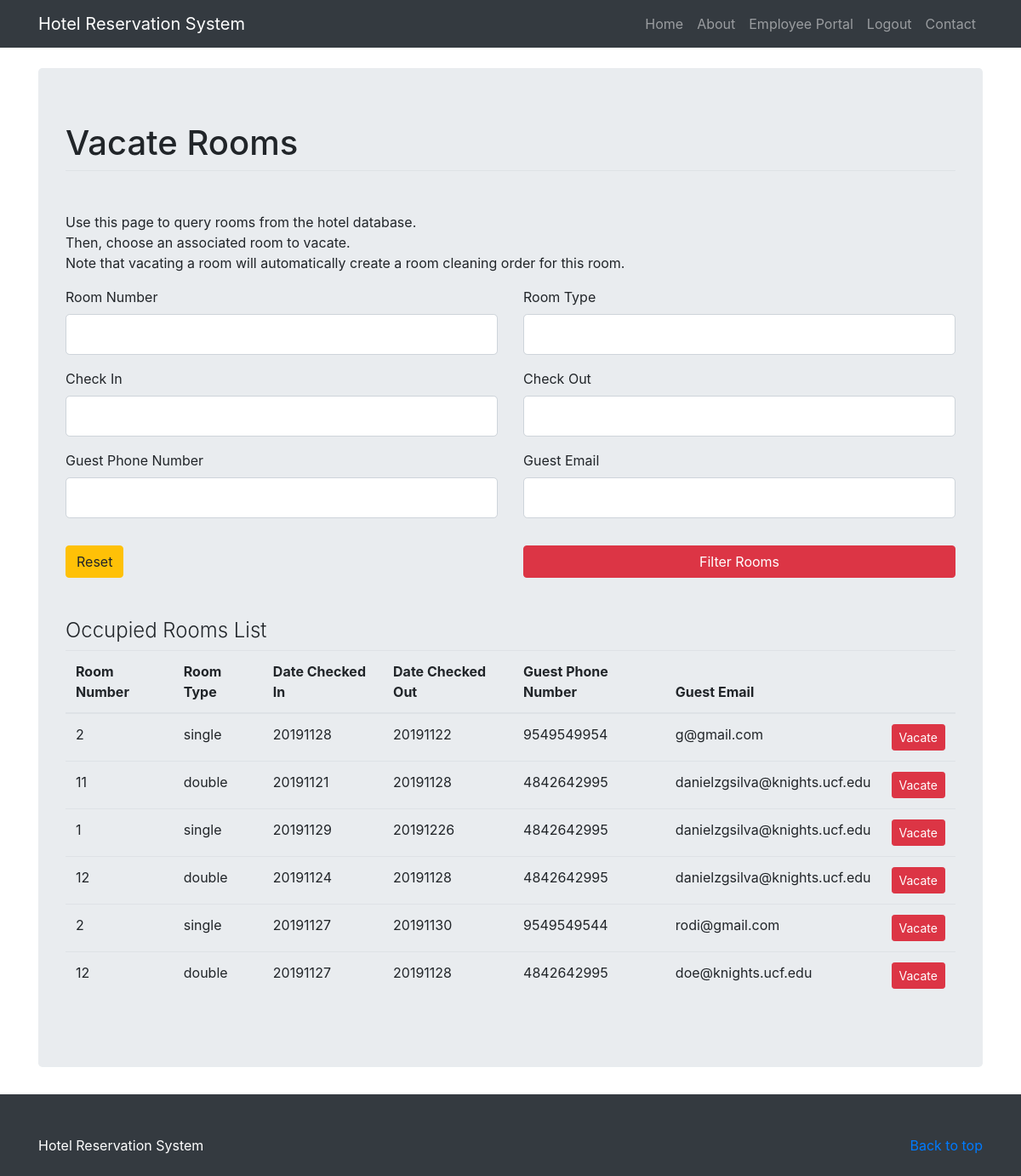
The page /vacate_room (signed in) on the database its author committed.
### hotel_system/models.py (models this page shows, shortened)
class Reservation(db.Model):
    id = db.Column(db.Integer, primary_key=True)
    first_name = db.Column(db.String(120), nullable=False)
    last_name = db.Column(db.String(120), nullable=False)
    email = db.Column(db.String(120), nullable=False)
    phone = db.Column(db.String(12), nullable = False)
    date_created = db.Column(db.DateTime, nullable = False, default = datetime.utcnow)
    credit_card = db.Column(db.String(20), nullable = False)
    check_in = db.Column(db.Integer, nullable=False)
    check_out = db.Column(db.Integer, nullable=False)
    tv = db.Column(db.Boolean, nullable = False, default = False)
    wifi = db.Column(db.Boolean, nullable = False, default = False)
    pool = db.Column(db.Boolean, nullable = False, default = False)
    room_type = db.Column(db.String(6), nullable = False)
    room_num = db.Column(db.Integer)

### hotel_system/routes.py (the view, shortened to what this page needs)
@app.route('/vacate_room', methods=['GET', 'POST'])
def vacate_room():
    if not check_for_admin(current_user.admin_flag):
        flash(f'You must be an admin to access this page!','danger')
        return redirect(url_for('employee_portal'))
    form = VacateRoomForm()
    reservations = Reservation.query.filter(Reservation.check_in <= get_int_date(date.today())).all()
    return render_template('vacate_room.html', title="Vacate Room", form=form, reservations=reservations)

### hotel_system/forms.py (shortened to what this page needs)
class VacateRoomForm(FlaskForm):
    room_num = IntegerField('Room Number', validators=[Optional()])
    room_type = StringField('Room Type')
    check_in = IntegerField('Check In', validators=[Optional()])
    check_out = IntegerField('Check Out', validators=[Optional()])
    phone = StringField('Guest Phone Number', validators=[Optional()])
    email = StringField('Guest Email', validators=[Email(), Optional()])
    submit = SubmitField('Filter Rooms')

### hotel_system/models.py (called while the page is built)
@login_manager.user_loader
def load_employee(employee_id):
    return Employee.query.get(int(employee_id))

### hotel_system/routes.py (called while the page is built)
def check_for_admin(admin_flag):
    if admin_flag == False:
        return False
    else:
        return True

### hotel_system/utils.py (called while the page is built)
def get_int_date(date):
    if isinstance(date, int):
        return date
    date = int(str(date).replace('-', ''))
    return date

### hotel_system/templates/vacate_room.html (shortened to what this page needs)
{% extends "layout.html" %}
{% block content %}
<body>
    <main role="main">
        <div class="container"><br>
             <div class="jumbotron center">
         		<form action="" method="POST">
         			<fieldset class="form-group">
                <legend class ="border-bottom mb-4"><h1>Vacate Rooms</h1></legend><br>
                    <p>Use this page to query rooms from the hotel database.<br>
                    Then, choose an associated room to vacate.
                    <br>Note that vacating a room will automatically create a room cleaning order for this room.</p>
                    <div class="row">
                        <div class="col-xs-6 sm-6 col-md-6 col-lg-6">
           				    <div class = "form-group">
           					{{ form.room_num.label(class="form-control-label") }}
           					{% if form.room_num.errors %}
           						{{ form.room_num(class="form-control form-control-lg is-invalid") }}
           						<div class="invalid-feedback">
           							{% for error in form.room_num.errors %}
           								<span>{{ error }}</span>
           							{% endfor %}
           						</div>
           					{% else %}
           						{{ form.room_num(class="form-control form-control-lg") }}
           					{% endif %}
                             </div>
                        </div>
                        <div class="col-xs-6 sm-6 col-md-6 col-lg-6">
           				    <div class = "form-group">
           					{{ form.room_type.label(class="form-control-label") }}
           					{% if form.room_type.errors %}
           						{{ form.room_type(class="form-control form-control-lg is-invalid") }}
           						<div class="invalid-feedback">
           							{% for error in form.room_type.errors %}
           								<span>{{ error }}</span>
           							{% endfor %}
           						</div>
           					{% else %}
           						{{ form.room_type(class="form-control form-control-lg") }}
           					{% endif %}
                             </div>
                        </div>
                    </div>
                    <div class="row">
                        <div class="col-xs-6 sm-6 col-md-6 col-lg-6">
           				    <div class = "form-group">
           					{{ form.check_in.label(class="form-control-label") }}
           					{% if form.check_in.errors %}
           						{{ form.check_in(class="form-control form-control-lg is-invalid") }}
           						<div class="invalid-feedback">
           							{% for error in form.check_in.errors %}
           								<span>{{ error }}</span>
           							{% endfor %}
           						</div>
           					{% else %}
           						{{ form.check_in(class="form-control form-control-lg") }}
           					{% endif %}
                             </div>
                        </div>
                        <div class="col-xs-6 sm-6 col-md-6 col-lg-6">
           				    <div class = "form-group">
           					{{ form.check_out.label(class="form-control-label") }}
           					{% if form.check_out.errors %}
           						{{ form.check_out(class="form-control form-control-lg is-invalid") }}
           						<div class="invalid-feedback">
           							{% for error in form.check_out.errors %}
           								<span>{{ error }}</span>
           							{% endfor %}
           						</div>
           					{% else %}
           						{{ form.check_out(class="form-control form-control-lg") }}
           					{% endif %}
                             </div>
                        </div>
                    </div>
                    <div class="row">
                        <div class="col-xs-6 sm-6 col-md-6 col-lg-6">
           				    <div class = "form-group">
           					{{ form.phone.label(class="form-control-label") }}
           					{% if form.phone.errors %}
           						{{ form.phone(class="form-control form-control-lg is-invalid") }}
           						<div class="invalid-feedback">
           							{% for error in form.phone.errors %}
           								<span>{{ error }}</span>
           							{% endfor %}
           						</div>
           					{% else %}
           						{{ form.phone(class="form-control form-control-lg") }}
           					{% endif %}
                             </div>
                        </div>
                        <div class="col-xs-6 sm-6 col-md-6 col-lg-6">
           				    <div class = "form-group">
           					{{ form.email.label(class="form-control-label") }}
           					{% if form.email.errors %}
           						{{ form.email(class="form-control form-control-lg is-invalid") }}
           						<div class="invalid-feedback">
           							{% for error in form.email.errors %}
           								<span>{{ error }}</span>
           							{% endfor %}
           						</div>
           					{% else %}
           						{{ form.email(class="form-control form-control-lg") }}
           					{% endif %}
                             </div>
                        </div>
                    </div>
         			</fieldset>
         			 <div class="row">
                        <div class="col-md-6 col-sm-6 col-xs-6 pad-adjust">
                         <a href="{{ url_for('vacate_room') }}" class="btn btn-warning">Reset</a>
                        </div>
                        <div class="col-md-6 col-sm-6 col-xs-6 pad-adjust" id="payment_buttons">
                          {{ form.submit(class="btn btn-danger btn-block") }}
                        </div>
                    </div>
         		</form><br><br>
                <h4 class="font-weight-light">Occupied Rooms List</h4>
                <table class="table table-hover">
                      <thead>
                        <tr>
                          <th scope="col">Room Number</th>
                          <th scope="col">Room Type</th>
                          <th scope="col">Date Checked In</th>
                          <th scope="col">Date Checked Out</th>
                          <th scope="col">Guest Phone Number</th>
                          <th scope="col">Guest Email</th>
                          <th scope="col"></th>
                        </tr>
                      </thead>
                      <tbody>
                      {% for res in reservations %}
                        <tr>
                          <td>{{ res.room_num }}</td>
                          <td>{{ res.room_type }}</td>
                          <td>{{ res.check_in }}</td>
                          <td>{{ res.check_out }}</td>
                          <td>{{ res.phone }}</td>
                          <td>{{ res.email }}</td>
                          <td><a href="{{ url_for('vacate_room_helper', reservation=res.id, room_num = res.room_num) }}" class="btn btn-sm btn-rounded btn-danger">Vacate</a></td>
                        </tr>
                      {% endfor %}
                      </tbody>
                </table>
         	</div>
        </div>
    </main>
</body>
{% endblock %}

### rows shown on the page
Reservation: room_num "2", room_type "single", check_in "20191128", check_out "20191122", phone "9549549954", email "g@gmail.com"
Reservation: room_num "11", room_type "double", check_in "20191121", check_out "20191128", phone "4842642995", email "danielzgsilva@knights.ucf.edu"
Reservation: room_num "1", room_type "single", check_in "20191129", check_out "20191226", phone "4842642995", email "danielzgsilva@knights.ucf.edu"
Reservation: room_num "12", room_type "double", check_in "20191124", check_out "20191128", phone "4842642995", email "danielzgsilva@knights.ucf.edu"
Reservation: room_num "2", room_type "single", check_in "20191127", check_out "20191130", phone "9549549544", email "rodi@gmail.com"
Reservation: room_num "12", room_type "double", check_in "20191127", check_out "20191128", phone "4842642995", email "doe@knights.ucf.edu"
